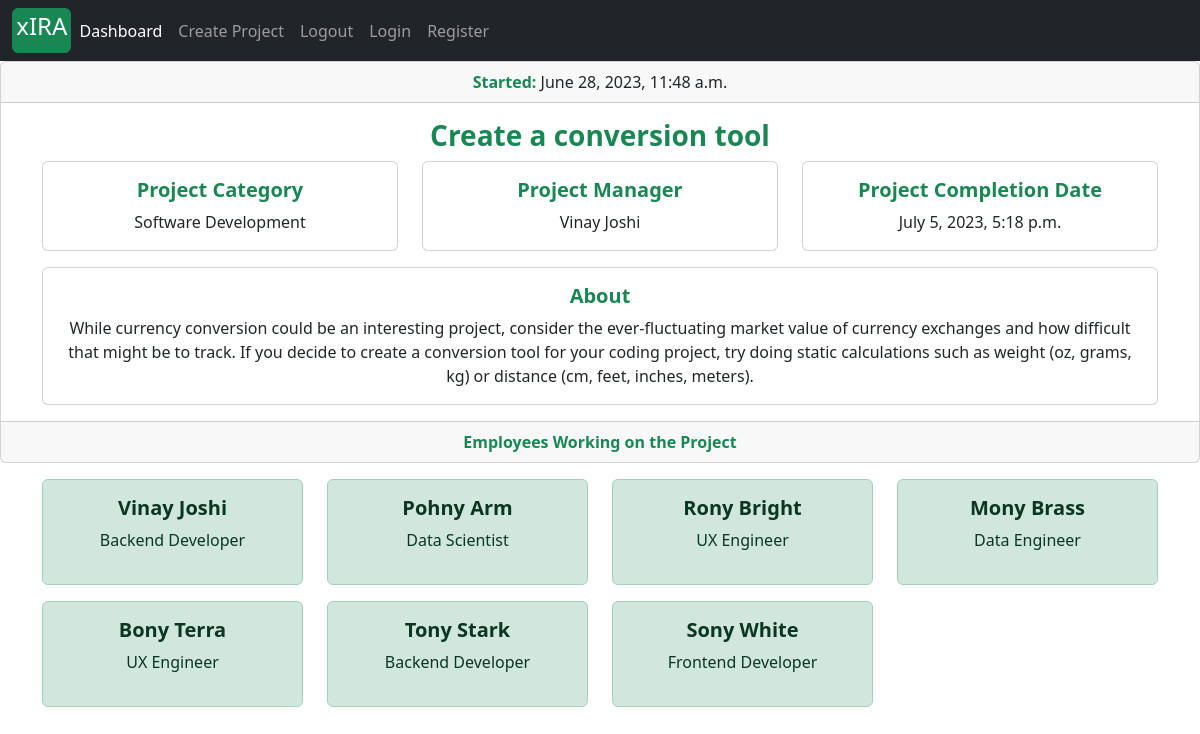
The app's page /project/project_detail/23/ with its own data.
### projects/models.py (models this page shows, shortened)
class Project(models.Model):
    project_name         = models.CharField(max_length=30)
    project_description  = models.TextField(max_length=600, blank=True)
    project_category     = models.CharField(max_length=30, choices=choices)
    project_manager      =  models.ForeignKey(ProjectManager, on_delete=models.SET_NULL, null=True)
    assignees            =  models.ManyToManyField(Account)
    start_date           = models.DateTimeField(auto_now_add=True)
    estimated_end_date   = models.DateTimeField()

### accounts/models.py (models this page shows, shortened)
class ProjectManager(models.Model):
    project_manager = models.OneToOneField(Account, on_delete=models.CASCADE)
    domain          = models.CharField(max_length=40, choices=choices_1)

class Account(AbstractBaseUser):
    first_name           = models.CharField(max_length=50)
    last_name            = models.CharField(max_length=50)
    work_email           = models.EmailField(max_length=100, unique=True)
    contact_number       = models.CharField(max_length=50)
    work_profile         = models.CharField(max_length=30, choices=choices)
    date_joined     = models.DateTimeField(auto_now_add=True)
    last_login      = models.DateTimeField(auto_now_add=True)
    is_admin        = models.BooleanField(default=False)
    is_staff        = models.BooleanField(default=False)
    is_active        = models.BooleanField(default=False)
    is_superadmin        = models.BooleanField(default=False)
    USERNAME_FIELD = 'work_email'
    REQUIRED_FIELDS = ['first_name', 'last_name']
    objects = MyAccountManager()
    def __str__(self):
        return f'{self.first_name} {self.last_name}'

### projects/views.py (the view)
# urls.py: path('project_detail/<int:project_id>/', views.project_detail, name='project_detail'),
def project_detail(request, project_id):
    project = get_object_or_404(Project, id=project_id)
    context = {
        'project': project
    }
    return render(request, 'project_detail.html', context)

### projects/context_processors.py (called while the page is built)
def create_project_form(request):
    form = ProjectCreationForm()
    context = {
        'project_creation_form': form
    }
    return context

### templates/project_detail.html
{% extends 'base.html' %}
{% block content %}
<div class="card text-center">
  <div class="card-header">
     <strong class="text-success">Started:</strong> {{project.start_date}}
  </div>
  <div class="card-body">
    <h3 class="card-title text-success"><strong>{{project.project_name}}</strong></h3>
        <div class="container">
            <div class="row">
              <div class="col-sm-4" style="">
              <div class="card">
                <div class="card-body">
                  <h5 class="card-title text-success"><strong>Project Category</strong></h5>
                  {{project.project_category}}
                </div>
              </div>
          </div>
          <div class="col-sm-4" style="">
              <div class="card">
                <div class="card-body">
                  <h5 class="card-title text-success"><strong>Project Manager</strong></h5>
                    {{project.project_manager.project_manager}}
                </div>
              </div>
          </div>
          <div class="col-sm-4" style="">
              <div class="card">
                <div class="card-body">
                  <h5 class="card-title text-success"><strong>Project Completion Date</strong></h5>
                    {{project.estimated_end_date}}
                </div>
              </div>
          </div>
      </div>
    </div>
    <div class="container mt-3">
        <div class="row">
          <div class="col-sm-12" style="">
              <div class="card">
                <div class="card-body">
                  <h5 class="card-title text-success"><strong>About</strong></h5>
                  {{project.project_description}}
                </div>
              </div>
          </div>
      </div>
    </div>
  </div>
  <div class="card-footer text-muted">
      <strong class="text-success">Employees Working on the Project</strong>
  </div>
</div>
<div class="container mt-3">
        <div class="row">
        {% for employee in project.assignees.all %}
            <div class="col-sm-3" style="">
              <div class="alert alert-success" role="alert">
                  <h5 class="alert-heading text-center"><strong>{{employee}}</strong></h5>
                  <p class="text-center">{{employee.work_profile}}</p>
                </div>
          </div>
        {% endfor %}
        </div>
</div>
{% endblock %}

### records on screen
Project: start_date "June 28, 2023, 11:48 a.m.", project_name "Create a conversion tool", project_category "Software Development", project_manager.project_manager "Vinay Joshi", estimated_end_date "July 5, 2023, 5:18 p.m.", project_description "While currency conversion could be an interesting project, consider the ever-fluctuating market value of currency exchanges and how difficult that might be to track. If you decide to create a conversion tool for your coding project, try doing static calculations such as weight (oz, grams, kg) or distance (cm, feet, inches, meters)."
Account: first_name+last_name "Vinay Joshi", work_profile "Backend Developer"
Account: first_name+last_name "Pohny Arm", work_profile "Data Scientist"
Account: first_name+last_name "Rony Bright", work_profile "UX Engineer"
Account: first_name+last_name "Mony Brass", work_profile "Data Engineer"
Account: first_name+last_name "Bony Terra", work_profile "UX Engineer"
Account: first_name+last_name "Tony Stark", work_profile "Backend Developer"
Account: first_name+last_name "Sony White", work_profile "Frontend Developer"
